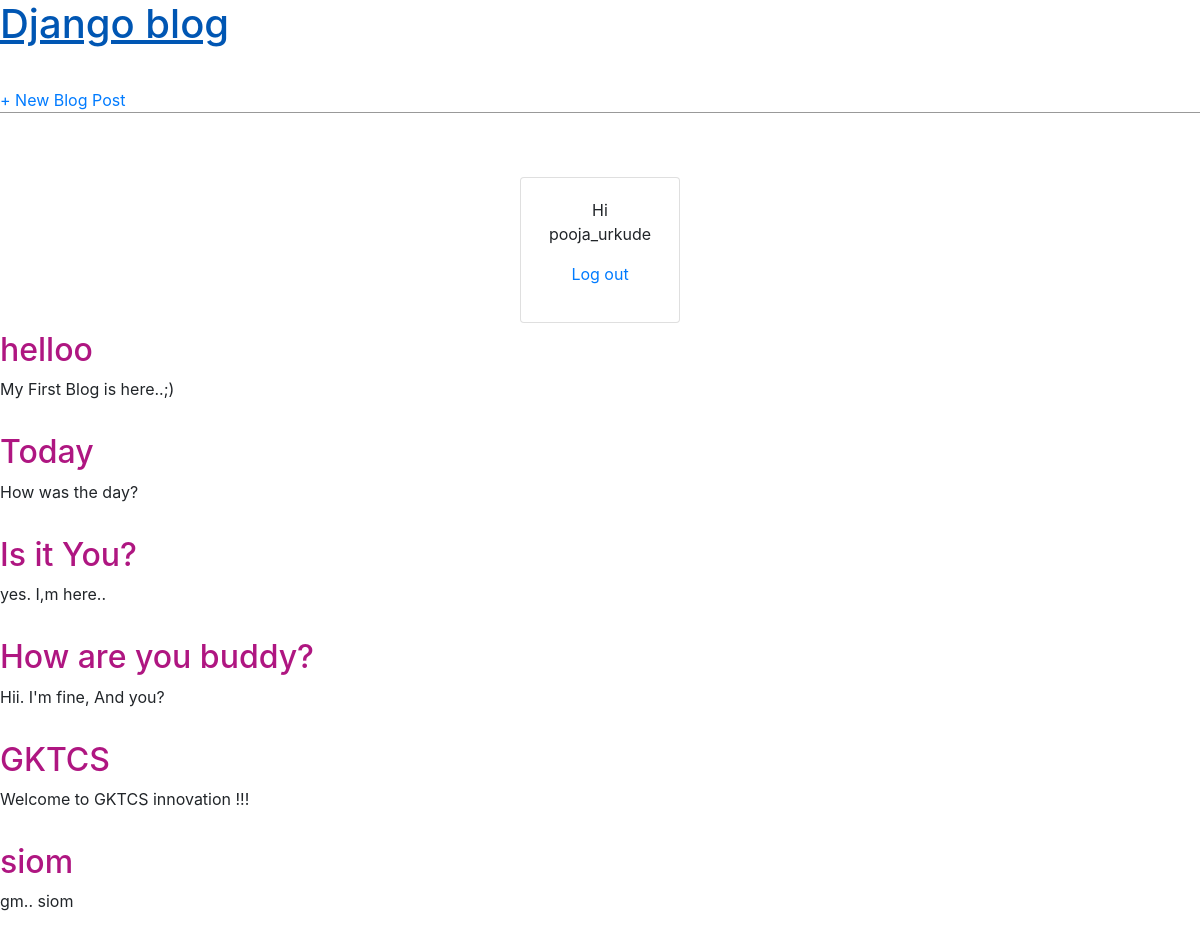
The page / (signed in) on the database as committed earlier.
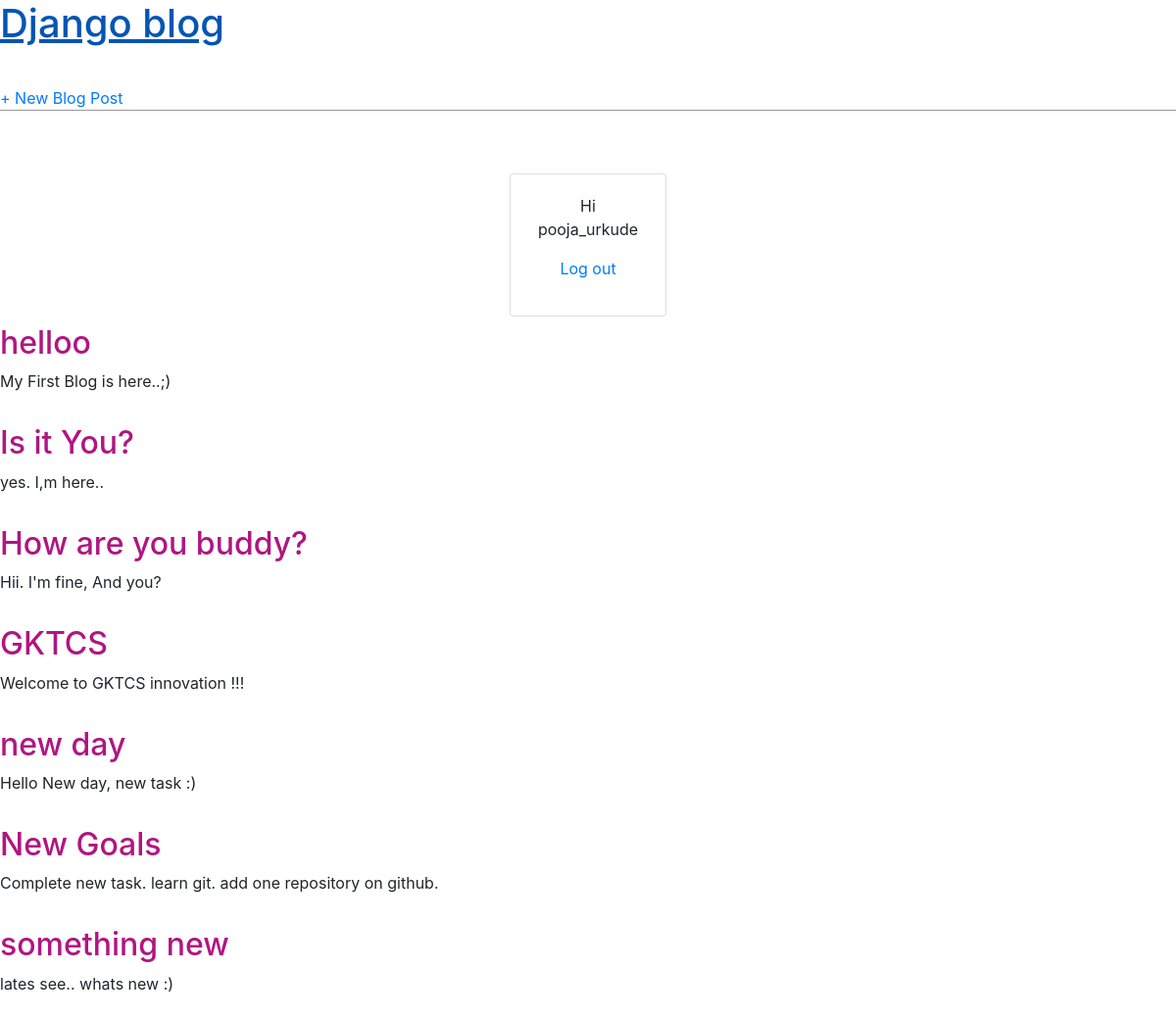
The same page on the database as committed later.
### blog/models.py (models this page shows, shortened)
class Post(models.Model):
    title = models.CharField(max_length=200)
    author = models.ForeignKey(
        'auth.User',
        on_delete=models.CASCADE,
    )
    body = models.TextField()

### blog/views.py (the view)
# urls.py: path('', BlogListView.as_view(), name='home'),
class BlogListView(ListView):
    model = Post
    template_name = 'home.html'

### template/home.html
{% extends 'base.html' %}
{% block content %}
{% if user.is_authenticated %}
{% for post in object_list %}
    <div class="post-entry">
        <h2><a href="{% url 'post_detail' post.pk %}">{{ post.title }}</a></h2>
        <p>{{ post.body }}</p>
    </div>
    {% endfor %}
{% else %}
    <p><h2> No Blogs Available..</h2></p>
{% endif %}
{% endblock content %}

### template/base.html (shortened to what this page needs)
{% load static %}
<html>
    <head>
        <link href="{% static 'css/base.css' %}" rel="stylesheet">
    </head>
    <body>
        <div>
            <header>
                <div class="nav-left">
                    <h1><a href="{% url 'home' %}">Django blog</a></h1>
                </div>
                <div class="nav-right">
                    <a href="{% url 'post_new' %}">+ New Blog Post</a>
                </div>
            </header>
            {% if user.is_authenticated %}
            <div class=" container ">
                <div class="row">
                    <div class="col-md-2 m-auto nav-right">
                        <div class="card text-center">
                            <div class="card-body">
                                <p>Hi {{ user.username }}</p>
                                <p><a href="{% url 'logout' %}">Log out</a></p>
                            </div>
                        </div>
                    </div>
                </div>
            </div>
            {% endif %}
            {% block content %}
            {% endblock content %}
        </div>
        <link rel="stylesheet" href="https://maxcdn.bootstrapcdn.com/bootstrap/4.4.1/css/bootstrap.min.css">
    </body>
</html>

### static/css/base.css (style rules this page uses)
header h1 a { color: rgb(192, 207, 56); }
body { font-family: 'Source Sans Pro', sans-serif; font-size: px; }
header { border-bottom: 1px solid #999; margin-bottom: 2rem; display: flex; }
header h1 a { color: rgb(131, 39, 123); text-decoration: none; }
.nav-left { margin-right: auto; }
.nav-right { display: flex; padding-top: 2rem; }
.post-entry { margin-bottom: 2rem; }
.post-entry h2 { margin: 0.5rem 0 ; }
.post-entry h2 a, .post-entry h2 a:visited { color: rgb(175, 22, 129); text-decoration: none; }
.post-entry p { margin: 0; font-weight: 400; }

Rows that differ between the two databases and show on the page:
removed Post: title "Today", body "How was the day?"
removed Post: title "siom", body "gm.. siom"
added Post: title "new day", body "Hello New day, new task :)"
added Post: title "New Goals", body "Complete new task. learn git. add one repository on github."
added Post: title "something new", body "lates see.. whats new :)"
